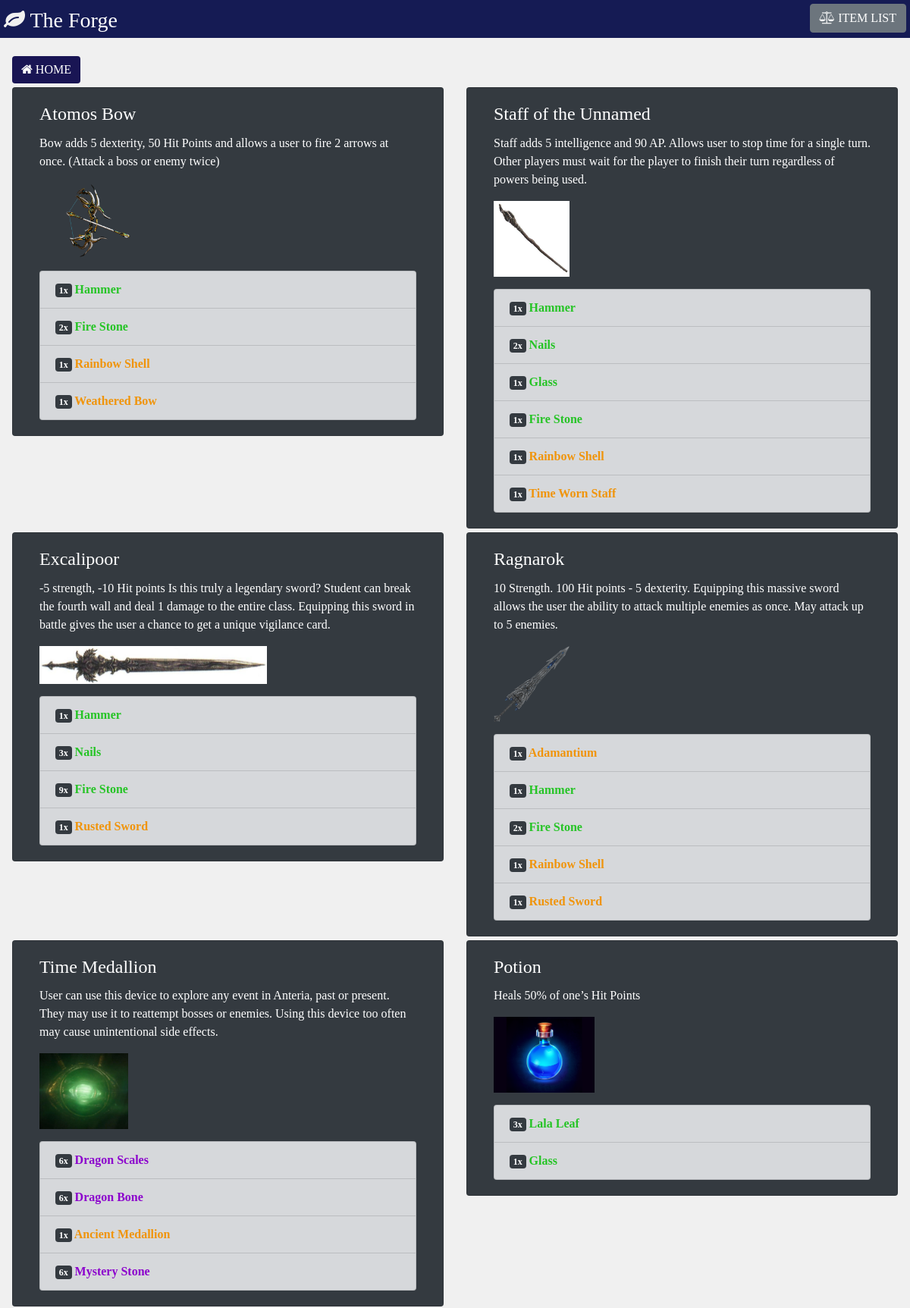
Page /home/listitems (upper part) on the committed database.
### tables this page shows
CREATE TABLE `item` (
  `id` int(11) NOT NULL,
  `name` varchar(50) NOT NULL,
  `description` text NOT NULL,
  `imageurl` varchar(255) NOT NULL
);

CREATE TABLE `item_material` (
  `id` int(11) NOT NULL,
  `materialID` int(11) NOT NULL,
  `itemID` int(11) NOT NULL,
  `quantity` int(11) NOT NULL
);

CREATE TABLE `material` (
  `id` int(11) NOT NULL,
  `name` varchar(50) NOT NULL,
  `tierID` int(11) NOT NULL,
  `description` varchar(255) NOT NULL,
  `imageurl` varchar(255) NOT NULL
);

### app/core/Controller.php (called while the page is built, shortened)
<?php
class Controller
{
	public function view($view, $data = [])
	{
		require_once '../app/views/' . $view . '.php';
	}
}

### app/controllers/home.php (called while the page is built, shortened)
<?php
class Home extends Controller
{
	public function listItems()
	{
		$item = $this->model('Item');
		$items = $item->getAllItems();
		$mats = $item->getMaterials();
		foreach($mats as $mat){
			$items[$mat->itemID]['materials'][$mat->id] = $mat;
		}
		$data['items'] = $items;
		$this->view('home/listitems', $data);
	}
}

### app/core/App.php (called while the page is built, shortened)
<?php
class App
{
	protected $method = 'index';
	public function __construct()
	{
		$url = $this->parseUrl();
		if(file_exists('../app/controllers/'.$url[0].'.php'))
		{
			unset($url[0]);
		}
		$this->controller = new $this->controller;
		if(isset($url[1]))
		{
			if(method_exists($this->controller, $url[1]))
			{
				$this->method = $url[1];
				unset($url[1]);
			}
		}
		$this->params = $url ? array_values($url) : [];
		call_user_func_array([$this->controller, $this->method], $this->params);
	}
	public function parseUrl()
	{
		if(isset($_GET['url'])){
			return $url = explode('/', filter_var(rtrim($_GET['url'], '/'), FILTER_SANITIZE_URL));
		}
	}
}

### app/init.php (called while the page is built, shortened)
<?php
require_once 'core/App.php';
require_once 'core/Controller.php';
$app = new App;

### public/index.php (called while the page is built)
<?php
require_once '../app/init.php';
?>

### app/models/Item.php (called while the page is built, shortened)
<?php
class Item extends Model
{
	public function getAllItems()
	{
		$pdo = getPdo();
		$items = array();
		$results = $pdo->query("SELECT * FROM item")->fetchAll(PDO::FETCH_OBJ);
		foreach($results as $item){
			$items[$item->id]['item'] = $item;
		}
		return $items;
	}
	public function getMaterials()
	{
		$pdo = getPdo();
		$item_materials = $pdo->query("SELECT m.id, itemID, m.name, quantity, description, t.name as tier_name
									   FROM item_material im
									   JOIN material m ON im.materialID = m.id
									   JOIN tier t ON m.tierID = t.id;")->fetchAll(PDO::FETCH_OBJ);
		return $item_materials;
	}
}

### app/views/home/listitems.php (the view, shortened to what this page needs)
<?php
	include 'header.php';
?>
<div class="container-fluid">
	<br/>
		<div class="row sticky-top">
			<div class="col-12">
				<a class="btn btn-primary" href="<?=ROOT_DIR?>/home"><i class="fa fa-home"></i> HOME</a>
			</div>
		</div>
		<div class="row">
		<?php
			foreach($data['items'] as $item){
		?>
			<div class="col-12 col-md-6">
				<div class="card col-12 text-white bg-dark" style="min-height:160px; margin-top:5px;">
				  <div class="card-body">
					<h4 class="card-title"><?=$item['item']->name?></h4>
					<p class="card-text"><?=$item['item']->description?></p>
					<?php
						if($item['item']->imageurl){
					?>
					<p><img style="max-width:300px;max-height:100px;" src="<?=ROOT_DIR?>/public/img/<?=$item['item']->imageurl?>" /></p>
					<?php
						}
					?>
					<ul class="list-group">
					<?php
						foreach($item['materials'] as $material){
					?>
						<li class="list-group-item list-group-item-secondary <?=$material->tier_name?> font-weight-bold">
							<span class="badge badge-dark"><?=$material->quantity?>x</span> <span class="test" data-toggle="tooltip" data-placement="right" title="<?=$material->description?>"><?=$material->name?></span>
						</li>
					<?php
						}
					?>
					</ul>
				  </div>
				</div>
			</div>
		<?php
			}
		?>
		</div>
</div>
<?php
	include 'footer.php';
?>

### app/views/home/header.php (shortened to what this page needs)
<!DOCTYPE html>
<html lang="en">
  <head>
    <link rel="stylesheet" href="https://maxcdn.bootstrapcdn.com/bootstrap/4.0.0-beta/css/bootstrap.min.css">
	<link href="https://maxcdn.bootstrapcdn.com/font-awesome/4.7.0/css/font-awesome.min.css" rel="stylesheet">
	<link rel="stylesheet" href="<?=ROOT_DIR?>/public/css/style.css" />
  </head>
  <body>
	<div class="content">
		<div id="navbar">
			<a class="btn btn-secondary float-right" href="<?=ROOT_DIR?>/home/listitems"><i class="fa fa-balance-scale" aria-hidden="true"></i> ITEM LIST</a>
			<h3 style="margin-top:5px;" class="float-left"><a href="<?=SITE_URL?>"><i class="fa fa-leaf"></i></a> The Forge</h3>
		</div>

### app/views/home/footer.php (shortened to what this page needs)
	<br/>
	</div>
  </body>
</html>

### public/css/style.css (style rules this page uses)
a { color:#f0f0f0; }
body { background-color:#f0f0f0; font-family:Haettenschweiler; }
.content { background-color:#f0f0f0; margin-bottom:3em; }
.container-fluid { background-color:#f0f0f0; padding-left:1em; padding-right:1em; }
#navbar { background-color:#151B54; height:50px; color:#fff; padding-left:5px; padding-right:5px; padding-top:5px; }
.btn-primary { background-color:#191554; border:#151B54; }
.common { color: #26c426; }
.rare { color:#8c02cd; }
.extremely_rare { color:#f0940a; }

### rows in the picture
item: name "Atomos Bow", description "Bow adds 5 dexterity, 50 Hit Points and allows a user to fire 2 arrows at once. (Attack a boss or enemy twice)", imageurl (picture)
item_material: quantity "1", materialID.name "Hammer"
item_material: quantity "2", materialID.name "Fire Stone"
item_material: quantity "1", materialID.name "Rainbow Shell"
item_material: quantity "1", materialID.name "Weathered Bow"
item: name "Staff of the Unnamed", description "Staff adds 5 intelligence and 90 AP. Allows user to stop time for a single turn. Other players must wait for the player to finish their turn regardless of powers being used.", imageurl (picture)
item_material: quantity "1", materialID.name "Hammer"
item_material: quantity "2", materialID.name "Nails"
item_material: quantity "1", materialID.name "Glass"
item_material: quantity "1", materialID.name "Fire Stone"
item_material: quantity "1", materialID.name "Rainbow Shell"
item_material: quantity "1", materialID.name "Time Worn Staff"
item: name "Excalipoor", description "-5 strength, -10 Hit points Is this truly a legendary sword? Student can break the fourth wall and deal 1 damage to the entire class. Equipping this sword in battle gives the user a chance to get a unique vigilance card.", imageurl (picture)
item_material: quantity "1", materialID.name "Hammer"
item_material: quantity "3", materialID.name "Nails"
item_material: quantity "9", materialID.name "Fire Stone"
item_material: quantity "1", materialID.name "Rusted Sword"
item: name "Ragnarok", description "10 Strength. 100 Hit points - 5 dexterity. Equipping this massive sword allows the user the ability to attack multiple enemies as once. May attack up to 5 enemies.", imageurl (picture)
item_material: quantity "1", materialID.name "Adamantium"
item_material: quantity "1", materialID.name "Hammer"
item_material: quantity "2", materialID.name "Fire Stone"
item_material: quantity "1", materialID.name "Rainbow Shell"
item_material: quantity "1", materialID.name "Rusted Sword"
item: name "Time Medallion", description "User can use this device to explore any event in Anteria, past or present. They may use it to reattempt bosses or enemies. Using this device too often may cause unintentional side effects.", imageurl (picture)
item_material: quantity "6", materialID.name "Dragon Scales"
item_material: quantity "6", materialID.name "Dragon Bone"
item_material: quantity "1", materialID.name "Ancient Medallion"
item_material: quantity "6", materialID.name "Mystery Stone"
item: name "Potion", description "Heals 50% of one’s Hit Points", imageurl (picture)
item_material: quantity "3", materialID.name "Lala Leaf"
item_material: quantity "1", materialID.name "Glass"
